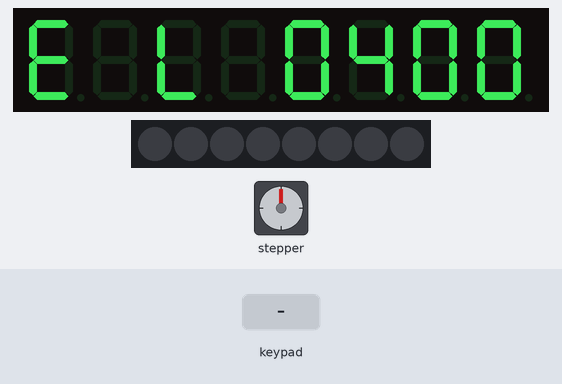
Bench run of a sketch on a simulated Arduino Uno, built with avr-gcc and run on an emulated ATmega328P. On the bench: stepper motor, 8-digit seven-segment display, 8 RGB LEDs in strip order, left to right. Wiring (inferred from the names in the program): stepper motor driver (200 steps per turn assumed): step pin 3; direction pin 4; enable pin 5. The test bench sets the inputs (shaded band).

Above: at 3.2 s.
3.3 s: key '4' pressed
At 3.45 s:
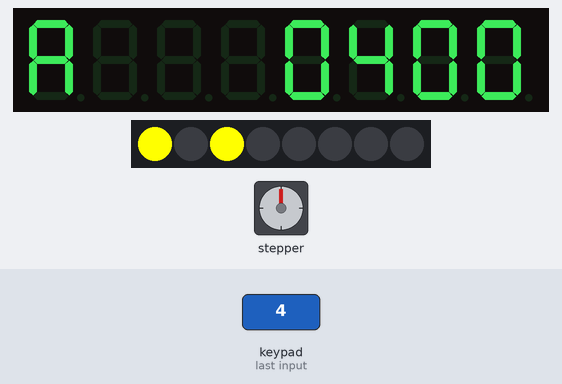
5.7 s: keypad keys 2 5 pressed 0.4 s apart
At 5.85 s:
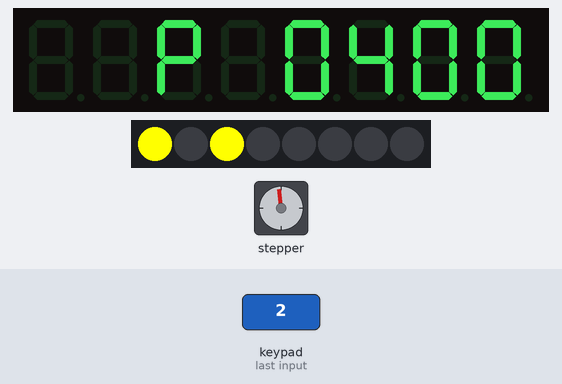
8.1 s: key '1' pressed
At 8.25 s:
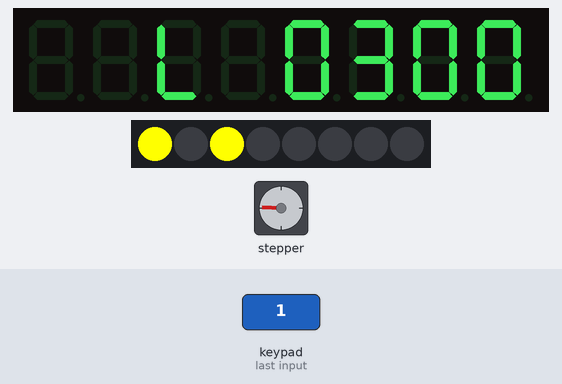
10.5 s: key '3' pressed
At 11.4 s:
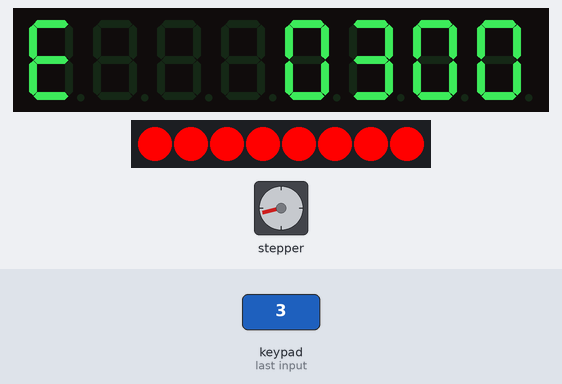
12.0 s: keypad keys 1 2 pressed 0.4 s apart
At 12.7 s:
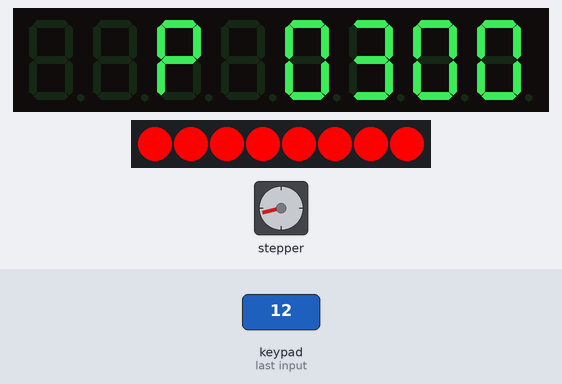
14.3 s: key '5' pressed
At 15.3 s:
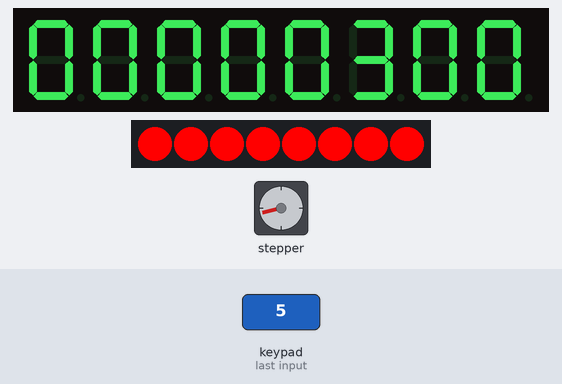
Timing chart, 0 to 16.8 s (numbered marks = the images above; inputs shaded):
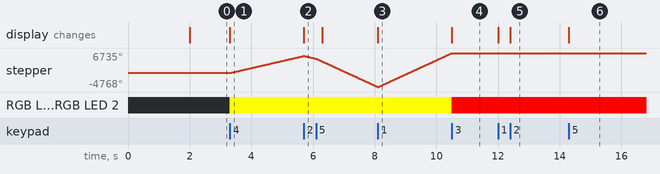

The sketch:

Stepper.ino
```cpp
/* Name: Stepper control
   Description: Arduino ATmega 328P + TB6600 Driver + Stepper Motor 23HS5628
   Author:      TDA

       Arduino pinout diagram:
          _______________
         |      USB      |
         |           AREF|
         |            GND|
         |             13|
         |RESET        12|
         |3V3         #11|
         |5V          #10|
         |GND          #9|
         |VIN           8|
         |               |
         |              7|
         |             #6|
         |A0           #5| ENA
         |A1            4| DIR
         |A2           #3| STEP
         |A3            2|
         |A4         TX 1|
         |A5         RX 0|
         |_______________|
*/
#include <TM1638.h>
#include <avr/io.h>
#include <avr/interrupt.h>
//переменые шаговика
#define STEP   3
#define DIR    4
#define ENA    5
// переменые энкодера
//#define CLK 11                        // Указываем к какому выводу CLK энкодер подключен к Arduino
//#define DT 10                         // Указываем к какому выводу DT энкодер подключен к Arduino
//#define SW 12                     // Указываем к какому выводу SW энкодер подключен к Arduino
/* Подключение модуля:
 *  8pin - DIO(data)
 *  9pin - CLK(clock)
 *  7pin - STB(strobe)
 */

TM1638 module(8,9,7);


//int counter = 5000;
//int counterSH=50000;
//int counter = 0;                    // Создаем переменную counter
//int currentStateCLK;                  // Создаем переменную currentStateCLK
//int lastStateCLK;                     // Создаем переменную lastStateCLK
//String currentDir ="";                // Создаем
//unsigned long lastButtonPress = 0;    // Создаем переменную lastBut


void setup()
  {
    //пишем символы на дисплее и точки между 8мя знаками
    digitalWrite(ENA, HIGH);  // Разрешение управления двигателями
    Serial.begin(9600);

    /*
    pinMode(CLK, INPUT);                // Указываем вывод CLK как вход
    pinMode(DT, INPUT);                 // Указываем вывод DT как вход
    pinMode(SW, INPUT_PULLUP);          // Указываем вывод SW как вход и включаем подтягивающий резистор
    Serial.begin(9600);                 // Создаем последовательную связь
    lastStateCLK = digitalRead(CLK);    // Считываем значение с CLK
    /*
     *
     */
    int us =2000;
    int a = 400;
    module.setupDisplay (true, 1);
    //module.setDisplayToDecNumber (a,true);
    String str1 = "HIPrIhod";
    String str2 = "E L 0400";
    module.setDisplayToString(str1);
    delay(us);

    module.setDisplayToString(str2);
    // опрееделения шаговика //////////////////////////////////////////////////////////////////////


    pinMode(STEP, OUTPUT);   // Инициализация входов/выходов
    pinMode(DIR,  OUTPUT);
    pinMode(ENA,  OUTPUT);
    digitalWrite(DIR, HIGH); // Направление вращения


    cli();                                                                        // Глобальный запрет прерываний
    TCCR1A=(0<<COM1A1)|(0<<COM1B1)|(0<<COM1A0)|(0<<COM1B0)|(0<<WGM11)|(0<<WGM10); // Настройка таймера/счетчика 1: нормальный режим работы порта, OC1A/OC1B отключены; ATmega328/P DATASHEET стр.170-172
    TCCR1B=(0<<WGM13)|(1<<WGM12)|(0<<CS12)|(0<<CS11)|(1<<CS10);                   // Режим работы таймера/счетчика - CTC (очистить таймер при достижении значения в регистре сравнения OCR1A)
    OCR1A = 6000 ;                                                                 // Значение в регистре OCR1A определяет частоту входа в прерывание таймера и устанавливает скрость вращения двигателей
    TIMSK1 = 0b00000010;                                                          // Разрешение прерываний от таймера/счетчика
    sei();                                                                        // Глобальное разрешение прерываний
  }

void loop()
  /*{
    currentStateCLK = digitalRead(CLK); // Считываем значение с CLK
  // Проверяем изменилось ли состояние CLK
  if (currentStateCLK != lastStateCLK  && currentStateCLK == 1){
    if (digitalRead(DT) != currentStateCLK) {
      OCR1A =  OCR1A - counter ;

      currentDir ="Скорость ниже ";
    } else {

      OCR1A =  OCR1A + counter ;

      currentDir ="Скорость выше";
    }
    Serial.print("Вывод: ");
    Serial.print(currentDir);
    Serial.print(" | На: ");
    Serial.println(OCR1A);
  }

  lastStateCLK = currentStateCLK;         // Сохраняем последнее состояние CLK
  /*
   *
   */
  //tmp1638
  {

  //module.clearDisplay(); // clear display
  byte keys = module.getButtons();
  //Serial.println(keys); //Пишем в монитор порта нажатие кнопок
  //module.setLEDs(((keys & 0xFF) << 8) | (keys & 0xFF));  //зажигаем светодиод в зависимости от кнопки
  //module.setDisplayToHexNumber(OCR1A,  0xFF);
  //module.setLEDs(0xFF);  //Включаем все светодиоды
  //speed+++
  //int speed =  1000;
  // keys pool
  //if (keys==true) module.clearDisplay();

  if (keys == 1){
    String str_dirl = "  L ";
    module.setDisplayToString(str_dirl);
    digitalWrite(DIR, HIGH);
  }
  if (keys == 2){
    String str_dirr = "  P ";
    module.setDisplayToString(str_dirr);
    digitalWrite(DIR, LOW);
  }

  if (keys == 4){
    String str_ena = "E   ";
    module.setDisplayToString(str_ena);
    digitalWrite(ENA, HIGH);
    module.setLEDs(0xFF);
  }
  if (keys == 8){
    String str_ens = "A   ";
    module.setDisplayToString(str_ens);
    digitalWrite(ENA, LOW);
    module.setLEDs(((keys & 0xFF) << 8) | (keys = 5));
  }


  // keys speed
  if (keys == 128){
    OCR1A = 55000;
    int a = 5500;
    module.setDisplayToDecNumber (a,false);
  }
  if (keys == 64){
    OCR1A = 40000;
    int a = 4000;
    module.setDisplayToDecNumber (a,false);
  }
  if (keys == 32){
    OCR1A = 25000;
    int a = 2500;
    module.setDisplayToDecNumber (a,false);
  }
  if (keys == 16){
    OCR1A = 3000;
    int a = 300;
    module.setDisplayToDecNumber (a,false);
  }


  //module.clearDisplay();
  //String str2 = "L E 0400";
  //module.setDisplayToString(str1);


  }


ISR(TIMER1_COMPA_vect)                             // Вектор прерывания от таймера/счетчика 1
  {
    if (PORTD & 0b00001000) {PORTD &= 0b11110111;} // STEP HIGH
    else                    {PORTD |= 0b00001000;} // STEP LOW
  }
```

Measured:
- after the input at 3.3 s, stepper: keeps turning clockwise at about 2420°/s, starting at once; RGB LED 0, RGB LED 2: off → RGB(255, 255, 0) at once; the display: changes at once (image 1)
- after the input at 5.7 s, the display: changes at once (image 2)
- after the input at 8.1 s, the display: changes at once (image 3)
- after the input at 10.5 s, RGB LED 0, RGB LED 2: RGB(255, 255, 0) → RGB(255, 0, 0) at once; the display: changes at once (image 4)
- after the input at 12.0 s, the display: first changes at once (image 5 shows a later state)
- after the input at 14.3 s, the display: changes at once (image 6)
